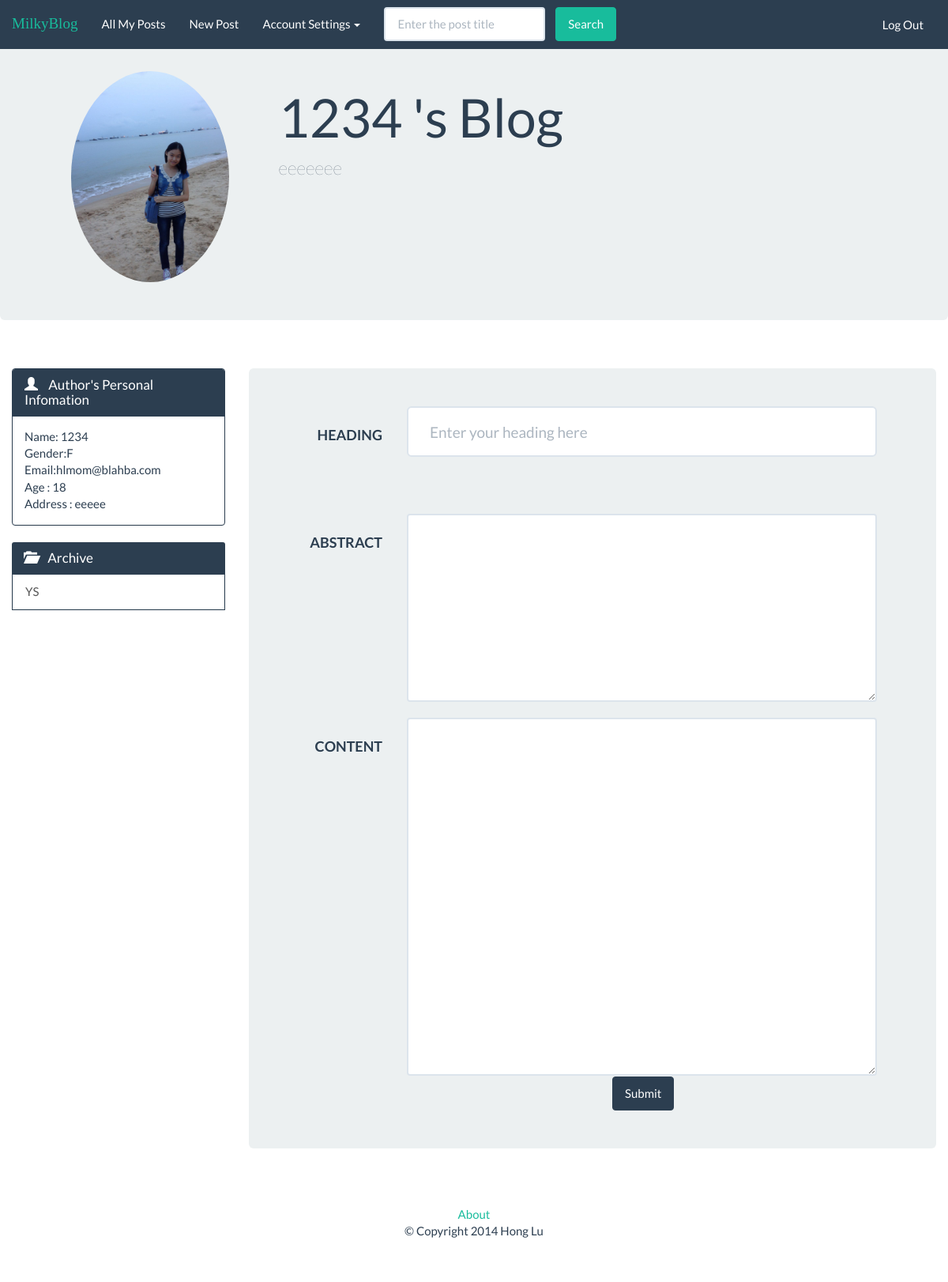
The app's page /view/new_post.php (signed in), older data.
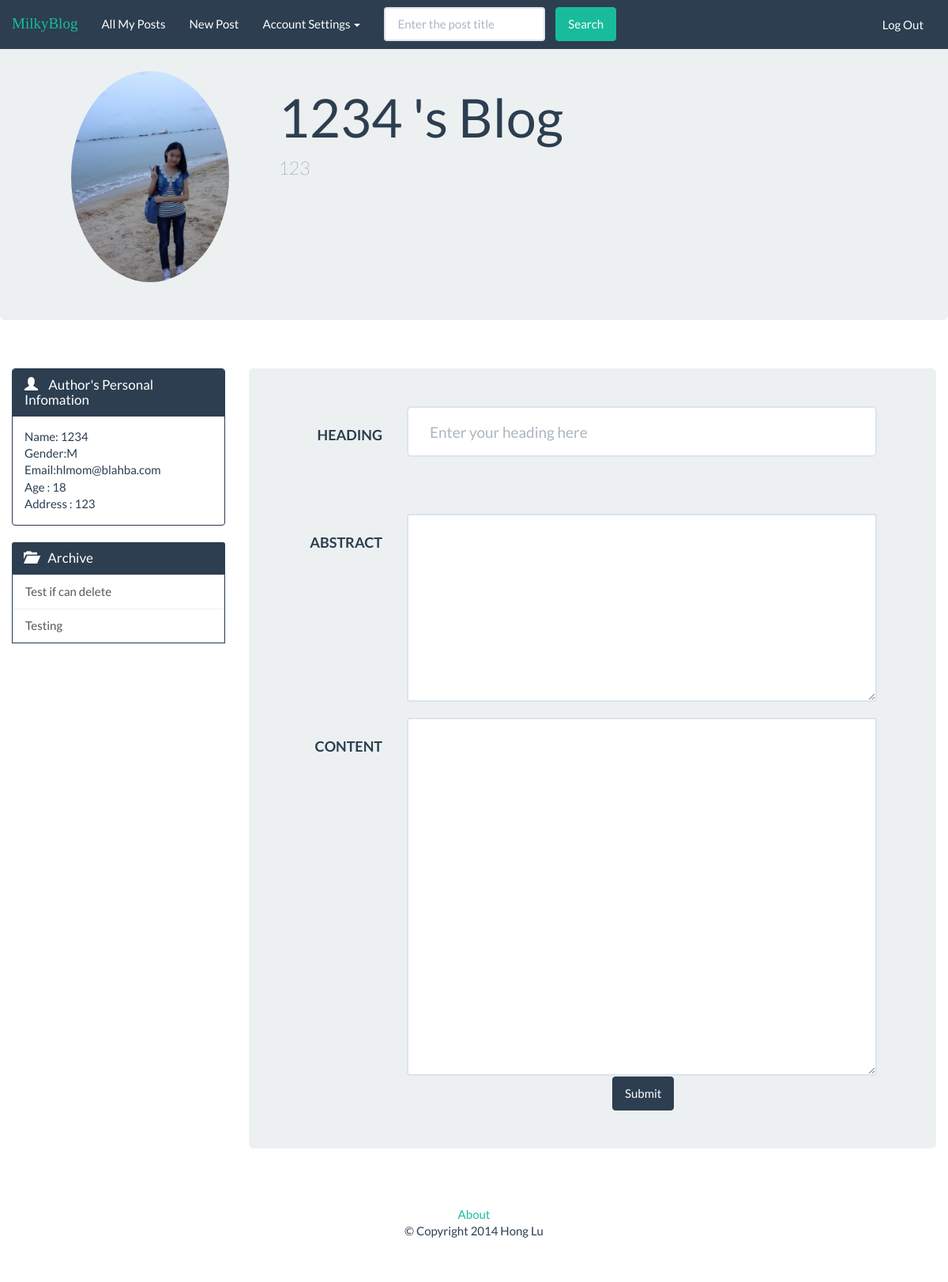
The same page, newer data.
### tables this page shows
CREATE TABLE IF NOT EXISTS `users` (
`uid` bigint(20) unsigned NOT NULL,
  `gender` varchar(40) NOT NULL,
  `user_name` varchar(20) NOT NULL,
  `password` varchar(20) NOT NULL,
  `email` varchar(40) NOT NULL,
  `pf_name` varchar(40) NOT NULL,
  `age` int(11) NOT NULL,
  `address` text NOT NULL,
  `intro` text NOT NULL,
  `img` text NOT NULL
);

CREATE TABLE IF NOT EXISTS `posts` (
`post_id` bigint(20) unsigned NOT NULL,
  `heading` text NOT NULL,
  `abstract` text NOT NULL,
  `content` text NOT NULL,
  `date` timestamp NOT NULL DEFAULT CURRENT_TIMESTAMP ON UPDATE CURRENT_TIMESTAMP,
  `user_name` varchar(20) NOT NULL,
  `uid` int(11) NOT NULL
);

### src/model/users.php (called while the page is built, shortened)
<?php
    function getUserInfo($uid){
        $db = opendb();
        $sql = "SELECT * FROM users WHERE uid = '$uid' ";
        $result= $db->query($sql);
        if(!$result = $db->query($sql)){
            die('There was an error running the query [' . $db->error . ']');
        }
        $row = $result->fetch_assoc();
        return $row;
    }
?>

### src/model/posts.php (called while the page is built, shortened)
<?php
    function getAllPosts ($uid) {
      $db = opendb();
      if (!$result = $db->query("SELECT * FROM posts WHERE uid='$uid'")){
        die('There was an error running the query [' . $db->error . ']');
      }
      $posts = array();
      while ($row = $result->fetch_assoc()) {
        array_push($posts, $row);
      }
      return $posts;
    }
?>

### src/view/common/left_panel.php (the view)
<div class="col-lg-3">
    <div class="panel panel-primary">
    <div class="panel-heading">
        <h3 class="panel-title">
            <span class="glyphicon glyphicon-user" style="margin-right: 10px;" aria-hidden="true"></span>
            Author's Personal Infomation
        </h3>
    </div>
    <div class="panel-body">
        <?php $result = getUserInfo($uid);
        echo "Name: ". $result['pf_name']."<br>
        Gender:".$result['gender']." <br>
        Email:". $result['email']." <br>";
        if ($result['age'] != 0){
          echo "Age : ".$result['age']." <br>";
        }
        if (!empty($result['address'])){
          echo "Address : ".$result['address']." <br>";
        }
        ?>
    </div>
    </div>
    <div class="panel-primary">
        <div class="panel-heading">
            <h3 class="panel-title">
                <span class="glyphicon glyphicon-folder-open" style="margin-right: 10px;" aria-hidden="true"></span>
                Archive
            </h3>
        </div>
        <div class="panel-body" style="padding:0px; border: 1px solid #2c3e50">
            <div class="list-group" style="margin:0">
                <?php
                $posts = getAllPosts($uid);
                if ($posts){
                    foreach ($posts as $post) {
                        if (isset($_GET['post']) && ($post['post_id'] == $_GET['post'])){
                            echo '<a  class="list-group-item" style="background-color:#18bc9c" href="single_post.php?post='.$post['post_id'].'">' .$post['heading']. '</a>' ;
                        }
                        else{
                            echo '<a  class="list-group-item" href="single_post.php?post='.$post['post_id'].'">' .$post['heading']. '</a>' ;
                        }
                    }
                }
                else{
                    echo '<p style = "padding: 20px"> Current user has not created any post yet!';
                }
                ?>
            </div>
        </div>
    </div>
</div>

### src/view/common/page_header.php
<?php $user = getUserInfo($uid);?>
<div class="page-header" id="banner">
    <div class="row">
        <div class="jumbotron">
            <div class="container">
                <div class="col-lg-3">
                <img src="
                <?php
                if(empty($user['img'])){
                    echo "../static/uploads/default.jpg";
                }
                else{
                    echo "../static/uploads/".$user['img'];
                }
                ?>"
                style="max-width: 200px; max-height=200px;" class="img-circle"> </a>
                </div>
                <div class="col-lg-9">
                    <h1><?php echo $user['pf_name']." 's Blog"; ?> </h1>
                    <p class="lead">
                        <?php
                        if(empty($user['intro'])){
                            echo "Welcome to my blog!";
                        }
                        else{
                            echo $user['intro'];
                        }
                        ?>
                    </p>
              </div>
          </div>
        </div>
    </div>
</div>

Row changes from the older to the newer data that the page shows:
removed posts: heading "YS"
changed users "hlmom@blahba.com": intro "eeeeeee" → "123"; gender "F" → "M"; address "eeeee" → "123"
added posts: heading "Test if can delete"
added posts: heading "Testing"
